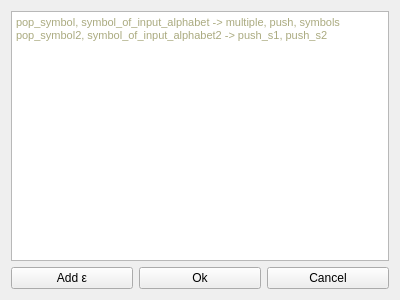
<?xml version="1.0" encoding="UTF-8"?>
<ui version="4.0">
 <class>CPdaRuleDialog</class>
 <widget class="QWidget" name="CPdaRuleDialog">
  <property name="geometry">
   <rect>
    <x>0</x>
    <y>0</y>
    <width>400</width>
    <height>300</height>
   </rect>
  </property>
  <property name="windowTitle">
   <string>Form</string>
  </property>
  <layout class="QVBoxLayout" name="verticalLayout">
   <item>
    <widget class="QTextEdit" name="m_ruleEdit">
     <property name="html">
      <string>&lt;!DOCTYPE HTML PUBLIC &quot;-//W3C//DTD HTML 4.0//EN&quot; &quot;http://www.w3.org/TR/REC-html40/strict.dtd&quot;&gt;
&lt;html&gt;&lt;head&gt;&lt;meta name=&quot;qrichtext&quot; content=&quot;1&quot; /&gt;&lt;style type=&quot;text/css&quot;&gt;
p, li { white-space: pre-wrap; }
&lt;/style&gt;&lt;/head&gt;&lt;body style=&quot; font-family:'MS Shell Dlg 2'; font-size:8.25pt; font-weight:400; font-style:normal;&quot;&gt;
&lt;p style=&quot; margin-top:0px; margin-bottom:0px; margin-left:0px; margin-right:0px; -qt-block-indent:0; text-indent:0px;&quot;&gt;&lt;span style=&quot; color:#aaaa7f;&quot;&gt;pop_symbol, symbol_of_input_alphabet -&amp;gt; multiple, push, symbols&lt;/span&gt;&lt;/p&gt;
&lt;p style=&quot; margin-top:0px; margin-bottom:0px; margin-left:0px; margin-right:0px; -qt-block-indent:0; text-indent:0px;&quot;&gt;&lt;span style=&quot; color:#aaaa7f;&quot;&gt;pop_symbol2, symbol_of_input_alphabet2 -&amp;gt; push_s1, push_s2&lt;/span&gt;&lt;/p&gt;&lt;/body&gt;&lt;/html&gt;</string>
     </property>
    </widget>
   </item>
   <item>
    <layout class="QHBoxLayout" name="horizontalLayout">
     <item>
      <widget class="QPushButton" name="m_addEpsilonBut">
       <property name="text">
        <string>Add ε</string>
       </property>
      </widget>
     </item>
     <item>
      <widget class="QPushButton" name="m_okButton">
       <property name="text">
        <string>Ok</string>
       </property>
      </widget>
     </item>
     <item>
      <widget class="QPushButton" name="m_cancelBut">
       <property name="text">
        <string>Cancel</string>
       </property>
      </widget>
     </item>
    </layout>
   </item>
  </layout>
 </widget>
 <resources/>
 <connections/>
</ui>
